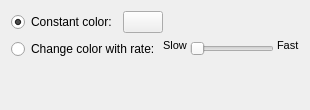
             <widget class="QWidget" name="page_2">
              <layout class="QVBoxLayout" name="verticalLayout">
               <item>
                <layout class="QHBoxLayout" name="horizontalLayout_2">
                 <item>
                  <widget class="QRadioButton" name="radioButton_ConstantColorMoodLampMode">
                   <property name="text">
                    <string>Constant color:</string>
                   </property>
                   <property name="checkable">
                    <bool>true</bool>
                   </property>
                   <property name="checked">
                    <bool>true</bool>
                   </property>
                  </widget>
                 </item>
                 <item>
                  <widget class="ColorButton" name="pushButton_SelectColor">
                   <property name="text">
                    <string/>
                   </property>
                   <property name="flat">
                    <bool>false</bool>
                   </property>
                  </widget>
                 </item>
                 <item>
                  <spacer name="horizontalSpacer_8">
                   <property name="orientation">
                    <enum>Qt::Horizontal</enum>
                   </property>
                   <property name="sizeHint" stdset="0">
                    <size>
                     <width>40</width>
                     <height>20</height>
                    </size>
                   </property>
                  </spacer>
                 </item>
                </layout>
               </item>
               <item>
                <layout class="QHBoxLayout" name="horizontalLayout_7">
                 <property name="spacing">
                  <number>3</number>
                 </property>
                 <item>
                  <widget class="QRadioButton" name="radioButton_LiquidColorMoodLampMode">
                   <property name="text">
                    <string>Change color with rate:</string>
                   </property>
                  </widget>
                 </item>
                 <item>
                  <widget class="QLabel" name="label_slowMoodLampSpeed">
                   <property name="font">
                    <font>
                     <pointsize>8</pointsize>
                    </font>
                   </property>
                   <property name="styleSheet">
                    <string notr="true">margin-bottom:0.4em; margin-left:0.5em</string>
                   </property>
                   <property name="text">
                    <string>Slow</string>
                   </property>
                   <property name="alignment">
                    <set>Qt::AlignLeading|Qt::AlignLeft|Qt::AlignTop</set>
                   </property>
                  </widget>
                 </item>
                 <item>
                  <widget class="QSlider" name="horizontalSlider_MoodLampSpeed">
                   <property name="enabled">
                    <bool>false</bool>
                   </property>
                   <property name="minimum">
                    <number>1</number>
                   </property>
                   <property name="maximum">
                    <number>100</number>
                   </property>
                   <property name="orientation">
                    <enum>Qt::Horizontal</enum>
                   </property>
                  </widget>
                 </item>
                 <item>
                  <widget class="QLabel" name="label_fastMoodLampSpeed">
                   <property name="font">
                    <font>
                     <pointsize>8</pointsize>
                    </font>
                   </property>
                   <property name="styleSheet">
                    <string notr="true">margin-bottom:0.4em;</string>
                   </property>
                   <property name="text">
                    <string>Fast</string>
                   </property>
                   <property name="alignment">
                    <set>Qt::AlignLeading|Qt::AlignLeft|Qt::AlignTop</set>
                   </property>
                  </widget>
                 </item>
                </layout>
               </item>
               <item>
                <spacer name="verticalSpacer_7">
                 <property name="orientation">
                  <enum>Qt::Vertical</enum>
                 </property>
                 <property name="sizeHint" stdset="0">
                  <size>
                   <width>20</width>
                   <height>40</height>
                  </size>
                 </property>
                </spacer>
               </item>
              </layout>
             </widget>
